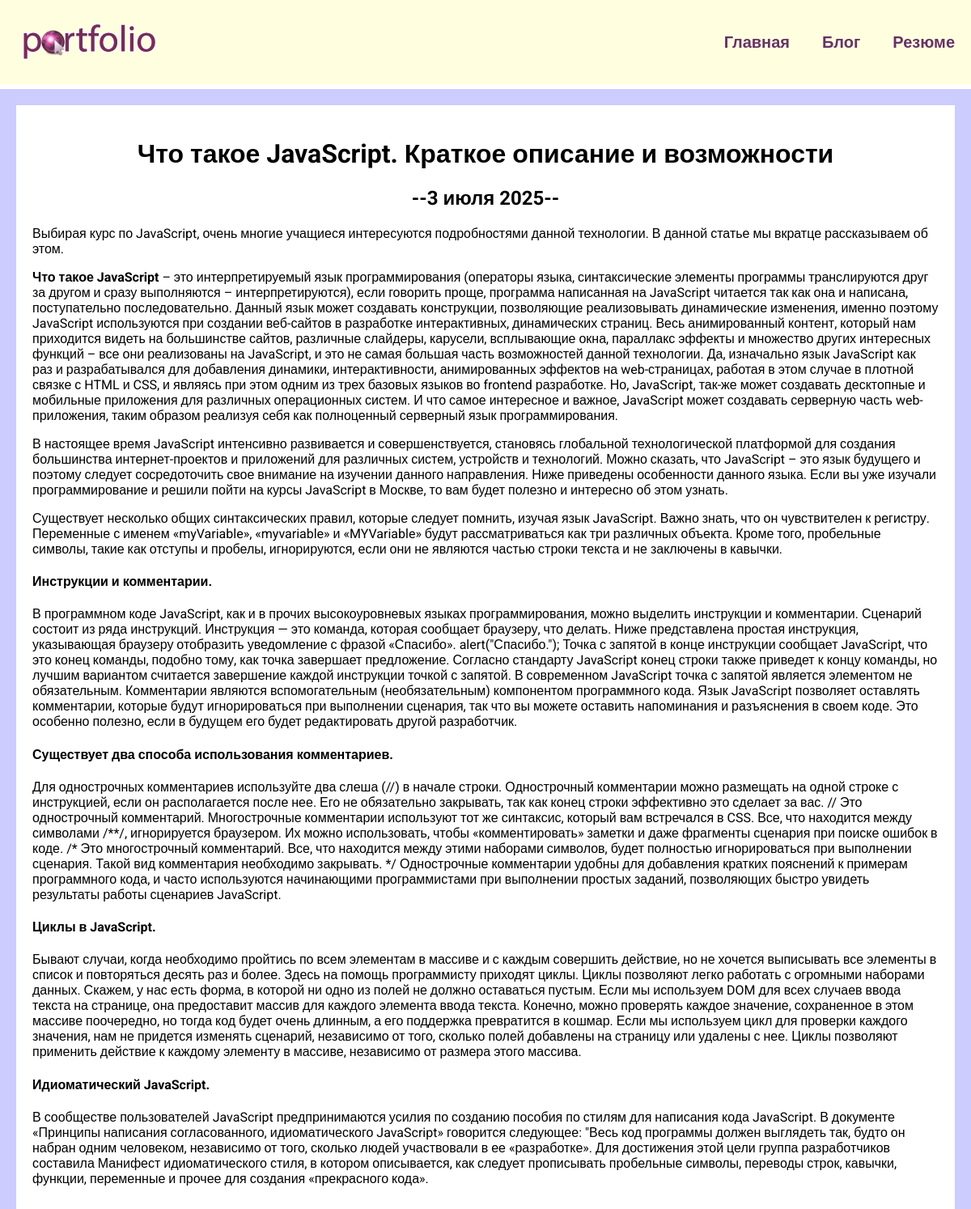
/blog/5/, run on the app's committed database.
### blog/models.py (models this page shows, shortened)
class Blog(models.Model):
    title = models.CharField(max_length=200)
    description = models.TextField()
    data = models.DateField()

### blog/views.py (the view)
# urls.py: path('<int:blog_id>/', views.detail, name='detail'),
def detail(request, blog_id):
    blog = get_object_or_404(Blog, pk=blog_id)
    return render(request,'blog/details.html', {'blog':blog})

### blog/templates/blog/details.html
{% extends 'skills/base.html' %}
{% load static %}
{% block content %}
<div class="detail">
    <h1>{{ blog.title }}</h1>
    <h2>--{{ blog.data|date:'j E Y' }}--</h2>
    {{ blog.description|safe }}
</div>
{% endblock %}

### skills/static/css/style.css (style rules this page uses)
body { font-family: "Roboto", sans-serif; background: #CCCCFF; padding: 0; margin: 0; }
h1 { text-align:center; margin-top:60px 0 40px; }
h2 { text-align:center; margin:20px 0; }
.detail { background: #FFF; padding:20px 20px 60px; box-sizing: border-box; }

### data on the page
Blog: title "Что такое JavaScript. Краткое описание и возможности", data "3 июля 2025", description "Выбирая курс по JavaScript, очень многие учащиеся интересуются подробностями данной технологии. В данной статье мы вкратце рассказываем об этом. Что такое JavaScript – это интерпретируемый язык программирования (операторы языка, синтаксические элементы программы транслируются друг за другом и сразу выполняются – интерпретируются), если говорить проще, программа написанная на JavaScript читается так как она и написана, поступательно последовательно. Данный язык может создавать конструкции, позволяющие реализовывать динамические изменения, именно поэтому JavaScript используются при создании веб-сайтов в разработке интерактивных, динамических страниц. Весь анимированный контент, который нам…"
